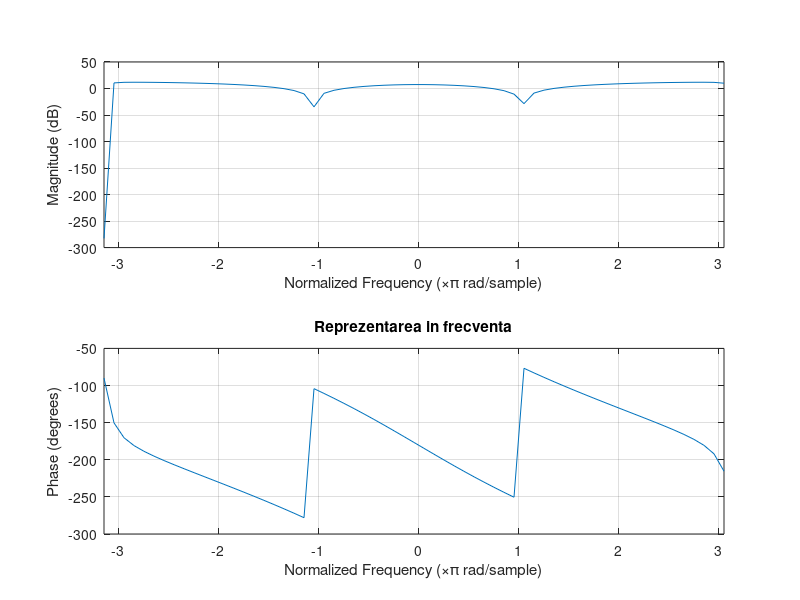
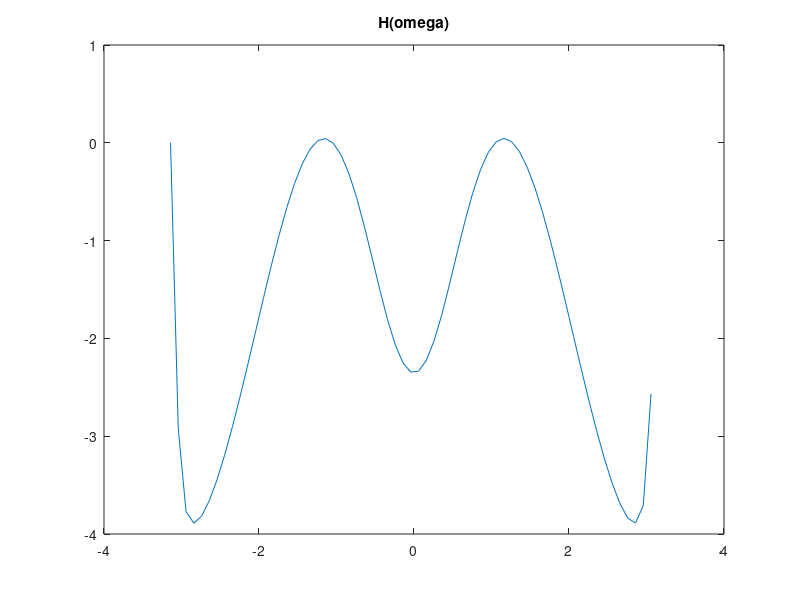

The MATLAB script that drew these images, in order: (Note: this script raises an error after producing the figures.)
clc ; 
close all ;
clear all ;

omega = -pi : 0.1 : pi ;
 
zero = [ 1 0 0 1 ] ;
pol = [ -0.60 -0.40 0.15 ] ;

figure
freqz( zero, pol, omega ) ; 
title( 'Reprezentarea in frecventa' ) ;

[ H, omega ] = freqz( zero, pol, omega ) ;

figure
plot( omega, H ) ; 
title( 'H(omega)' ) ;

figure
pzmap( zero, pol ) ;
title( 'Poli - zerouri' ) ;

figure
zplane( zero, pol ) ;
title( 'Poli - zerouri' ) ;